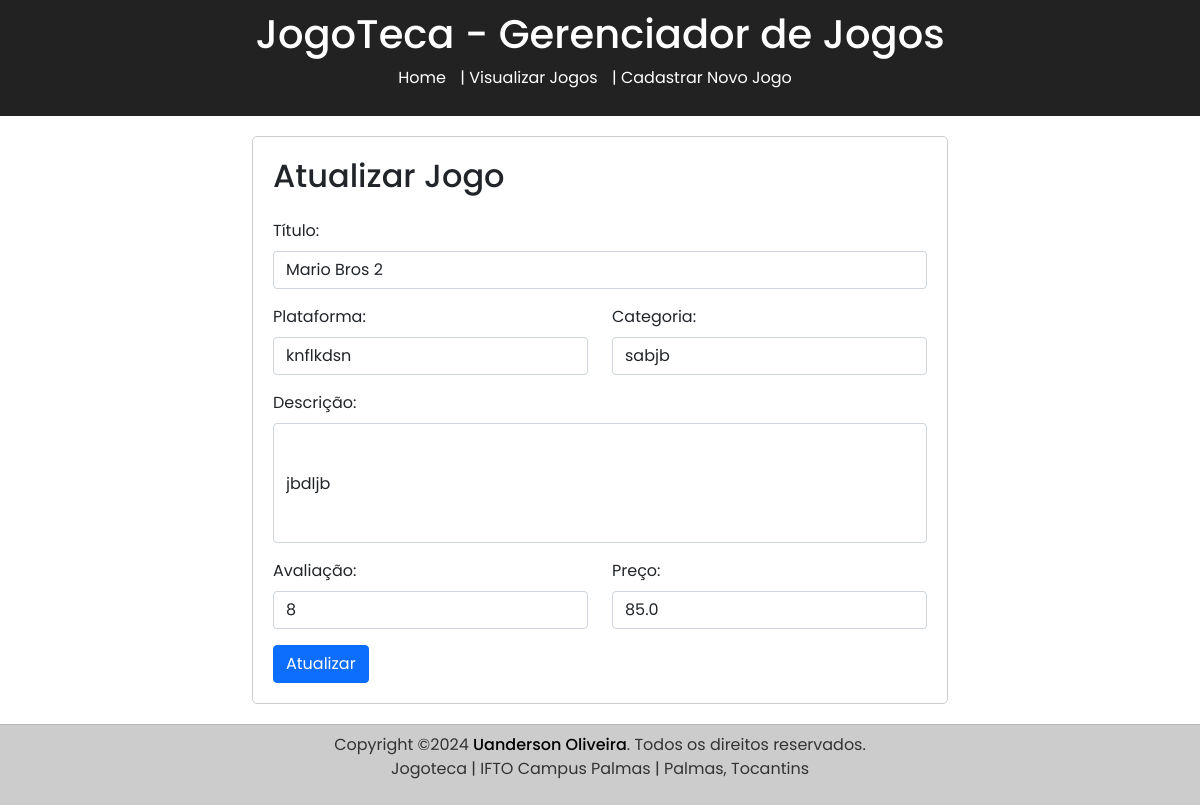
Page /jogoteca/update/2 on the earlier database version.
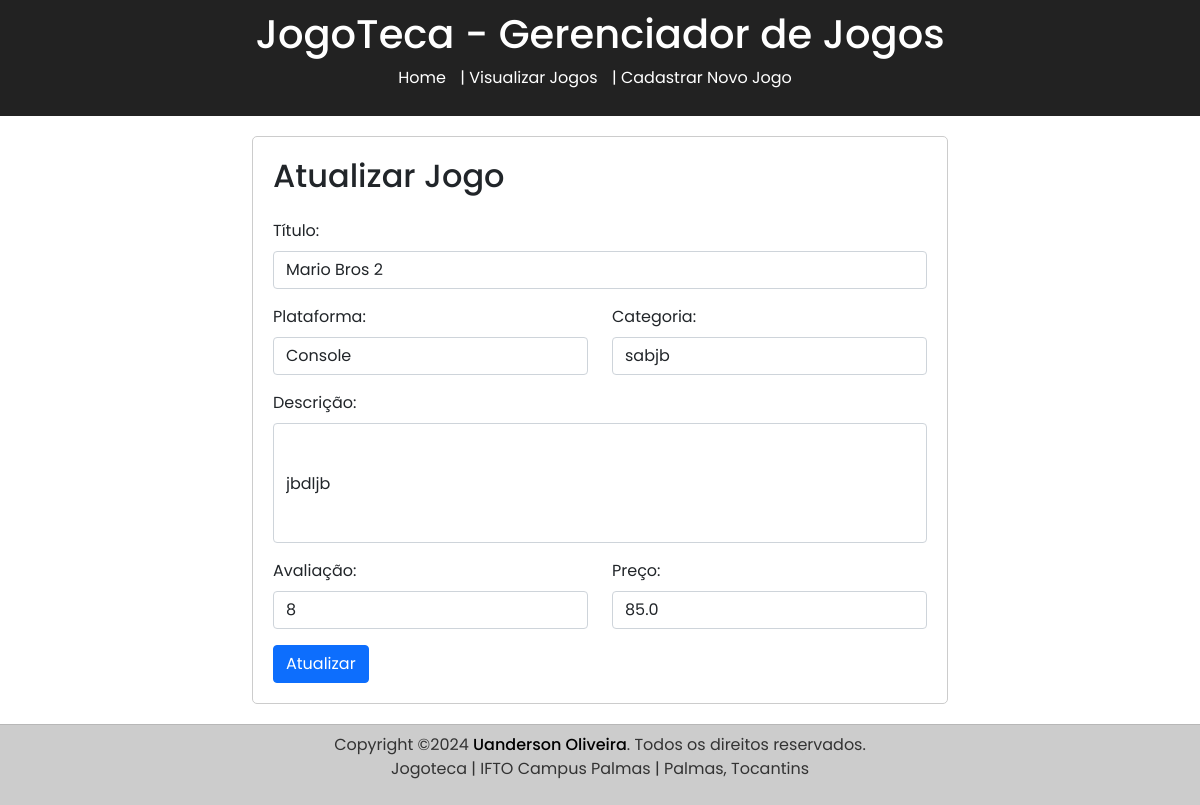
Same page on the later database version.
### models.py (models this page shows, shortened)
class Jogo(db.Model):
    __tablename__ = 'jogo'
    id = db.Column(db.Integer, primary_key=True)
    titulo = db.Column(db.String(100), nullable=False)
    plataforma = db.Column(db.String(100), nullable=False)
    categoria = db.Column(db.String(100), nullable=False)
    descricao = db.Column(db.Text, nullable=False)
    avaliacao = db.Column(db.Integer, nullable=False)
    preco = db.Column(db.Float, nullable=False)

### jogotecaproject.py (the view, shortened to what this page needs)
@blueprint_jogos.route('/update/<int:id>', methods=['GET', 'POST'])
def update(id):
    jogo = Jogo.query.get(id)
    if request.method == 'GET':
        return render_template('jogo_update.html', jogo=jogo)

### templates/jogo_update.html (shortened to what this page needs)
{% extends 'base.html' %}
{% block content %}
    <form action="/jogoteca/update/{{ jogo.id }}" method="post" id="create">
        <h2 class="mb-4 ">Atualizar  Jogo</h2>
        <div class="mb-3">
            <label for="titulo" class="form-label">Título:</label>
            <input type="text" class="form-control" id="titulo" name="titulo" value="{{ jogo.titulo }}">
        </div>
        <div class="row mb-3">
            <div class="col-md-6">
                <label for="plataforma" class="form-label">Plataforma:</label>
                <input type="text" class="form-control" id="plataforma" name="plataforma" value="{{ jogo.plataforma }}">
            </div>
            <div class="col-md-6">
                <label for="categoria" class="form-label">Categoria:</label>
                <input type="text" class="form-control" id="categoria" name="categoria" value="{{ jogo.categoria }}">
            </div>
        </div>
        <div class="mb-3">
            <label for="descricao" class="form-label">Descrição:</label>
            <input class="form-control" id="descricao" name="descricao" rows="3" value="{{ jogo.descricao }}"
            style="width: 100%; height: 120px;"
            >
        </div>
        <div class="row mb-3">
            <div class="col-md-6">
                <label for="avaliacao" class="form-label">Avaliação:</label>
                <input type="number" step="0.5" min="0" max="10" class="form-control" id="avaliacao" name="avaliacao" value="{{ jogo.avaliacao }}" >
            </div>
            <div class="col-md-6">
                <label for="preco" class="form-label">Preço:</label>
                <input type="number" step="0.01" class="form-control" id="preco" name="preco" value="{{ jogo.preco }}">
            </div>
        </div>
        <button type="submit" class="btn btn-primary">Atualizar</button>
    </form>
{% endblock %}

Differences in the rows shown:
changed Jogo "Mario Bros 2": plataforma "knflkdsn" → "Console"
